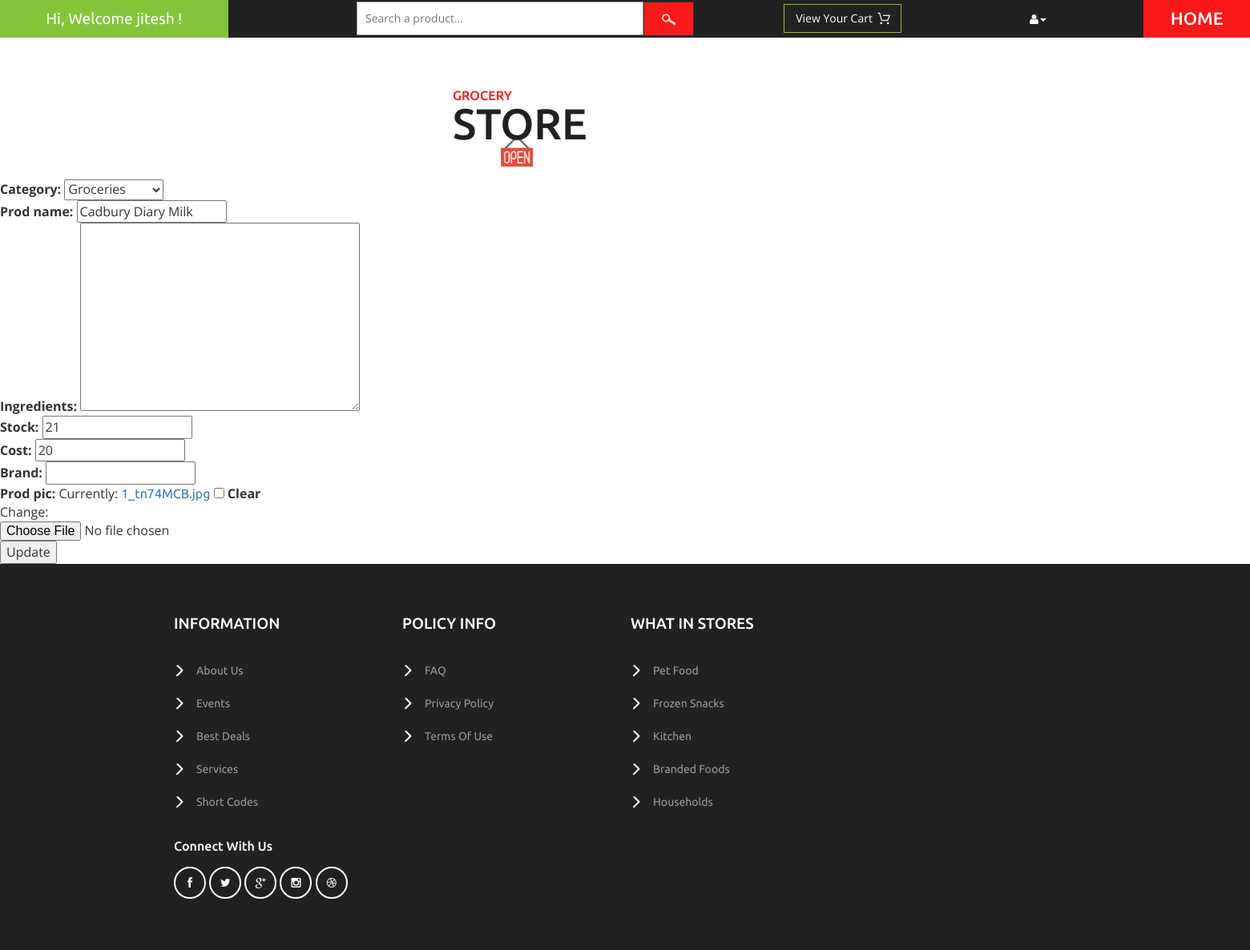
Page /vendor/modify/42/ (signed in) on the earlier database version.
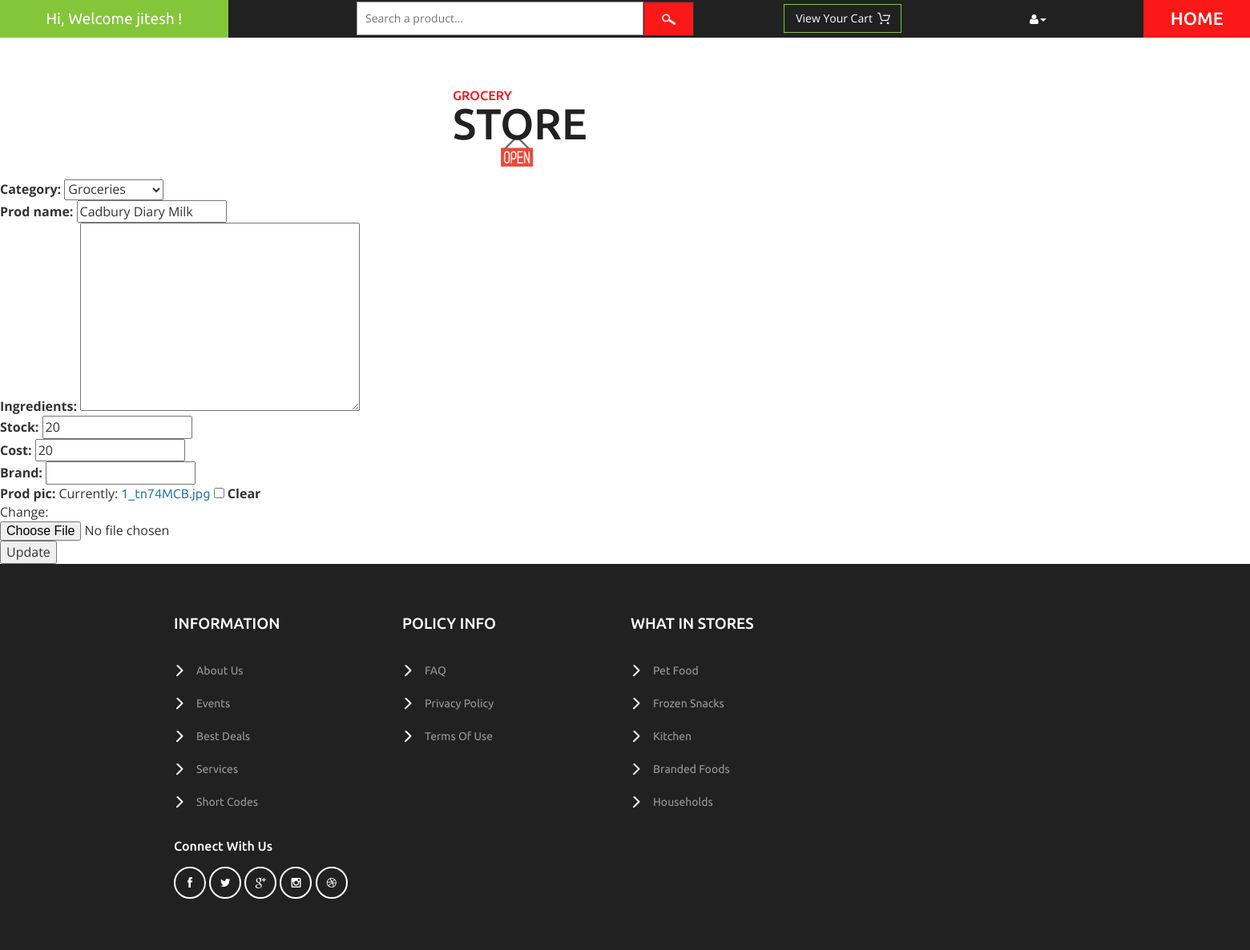
Same page on the later database version.
### vendor/models.py (models this page shows, shortened)
class Product(models.Model):
    category = models.ForeignKey(Category, on_delete=models.CASCADE)
    prod_name = models.CharField(max_length=150, unique=True)
    ingredients = models.TextField(max_length=264, blank=True)
    stock = models.IntegerField(default=0)
    cost = models.IntegerField(default=0)
    brand = models.CharField(max_length=150, blank=True)
    prod_pic = models.FileField(upload_to='documents/', blank=True)
    created_at = models.DateTimeField(auto_now_add=True)
    updated_at = models.DateTimeField(auto_now=True)

### vendor/views.py (the view)
# urls.py: path('modify/<int:id>/', views.modify_products, name='modify_products'),
@login_required(login_url='vendor:actor_authentication:login_all')
@vendor_required
def modify_products(request, id):
    product = Product.objects.get(pk=id)
    if request.method == 'POST':
        form = ProductsAdd(request.POST, request.FILES, instance=product)
        if form.is_valid():
            form.save()
            return redirect('vendor:view_products')
    else:
        form = ProductsAdd(instance=product)
    return render(request, 'vendor/modify_product.html', {'form': form})

### vendor/forms.py
class ProductsAdd(forms.ModelForm):
    class Meta:
        model = Product
        fields = '__all__'

### vendor/models.py (called while the page is built)
    def __str__(self):
        return self.cat_name

### vendor/templates/vendor/modify_product.html (shortened to what this page needs)
{% extends 'vendor/base.html' %}
{% block content %}
<form method="post" enctype="multipart/form-data">
{{ form.as_p }}
<input type="submit" value="Update">
</form>
{% endblock %}

Differences in the rows shown:
changed Product "Groceries": stock "21" → "20"
